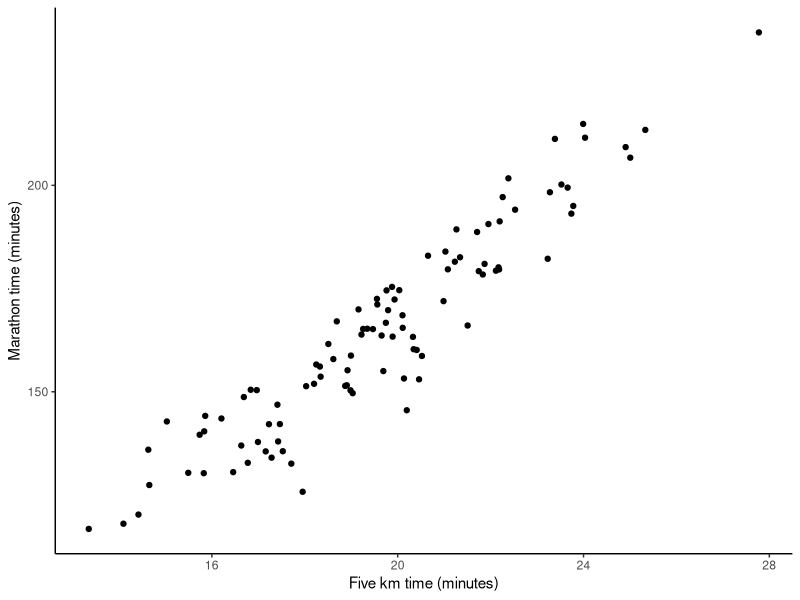
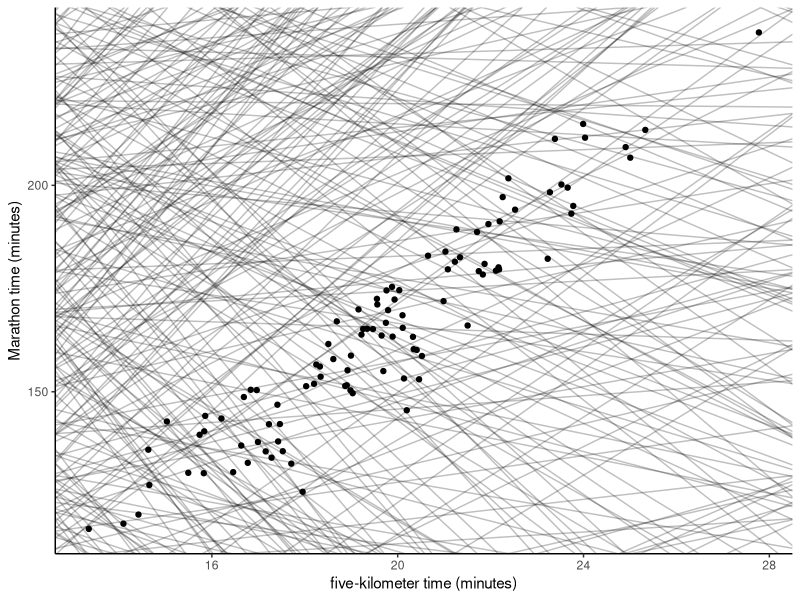
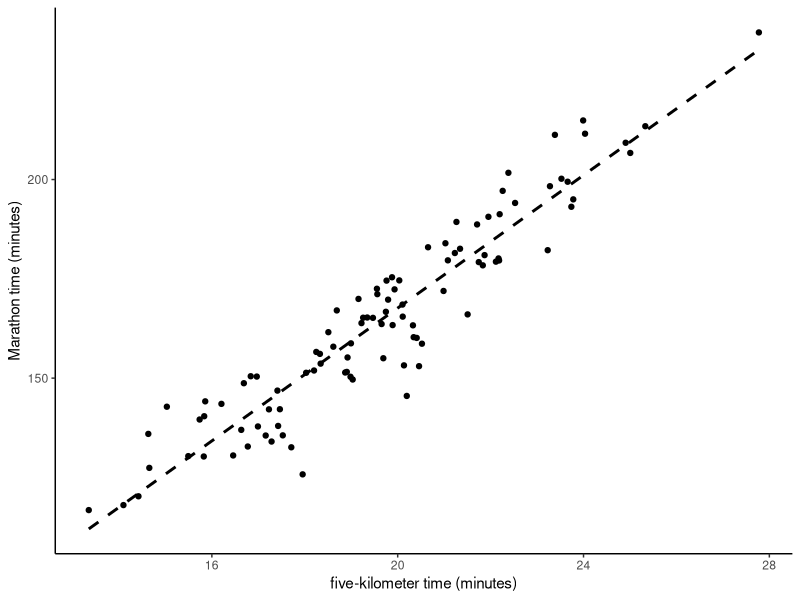
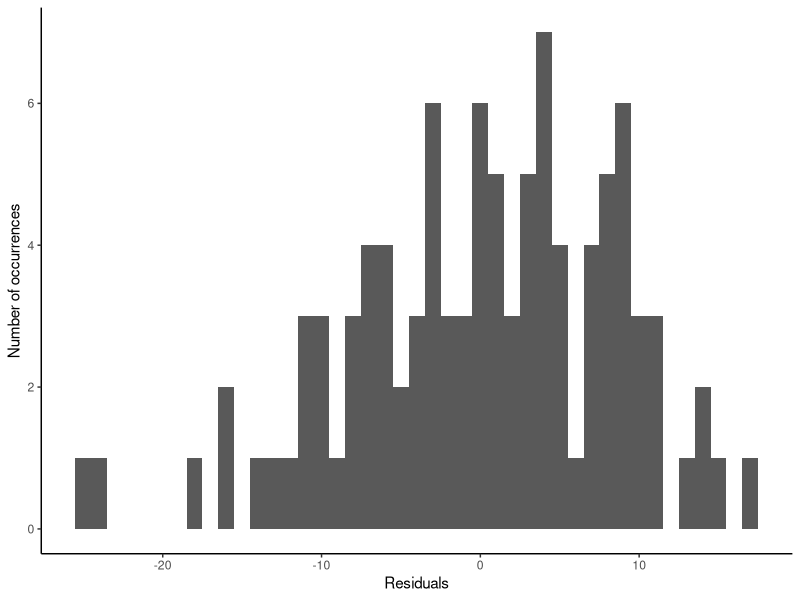
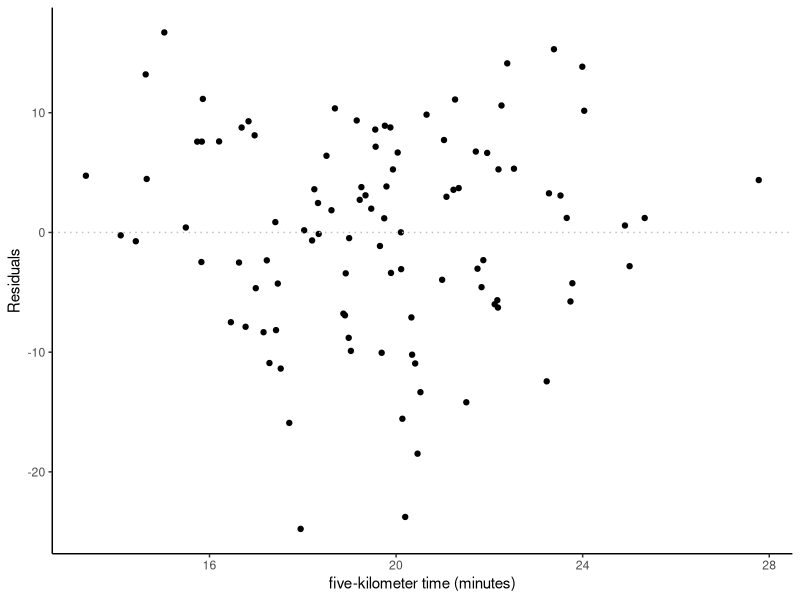
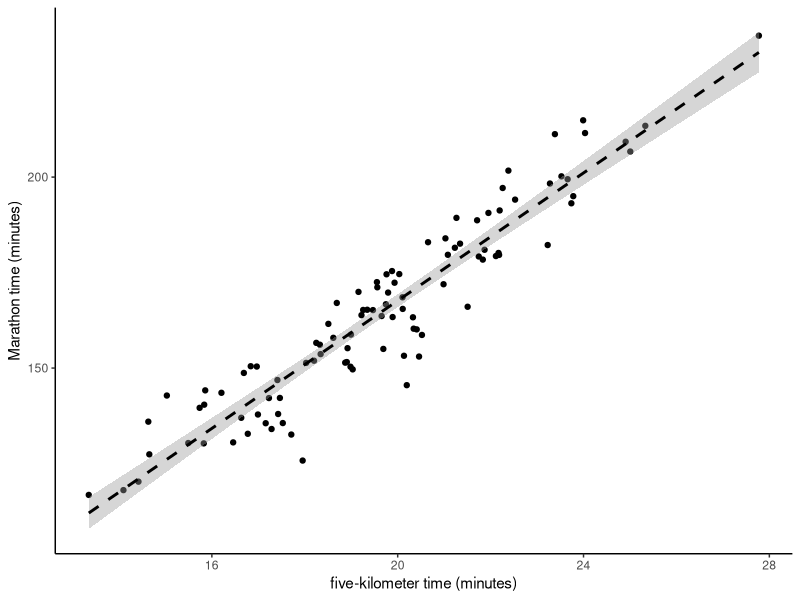
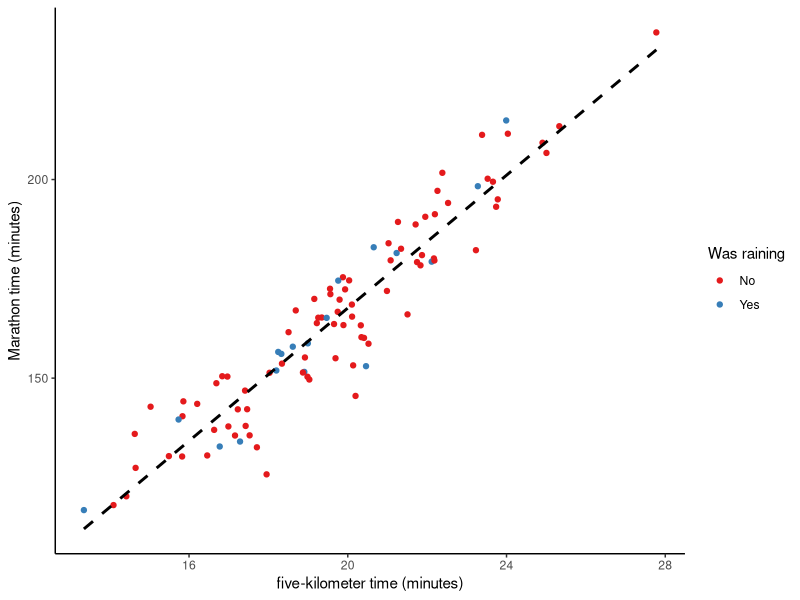

The R source for these figures, in order: (Note: this script raises an error after producing the figures.)
## ---- chunk 1
library(tidyverse)
set.seed(853)
number_of_observations <- 100
running_data <- 
  tibble(five_km_time = rnorm(number_of_observations, 20, 3),
         noise = rnorm(number_of_observations, 0, 10),
         marathon_time = five_km_time * 8.4 + noise,
         was_raining = sample(c("Yes", "No"), 
                              size = number_of_observations,
                              replace = TRUE, 
                              prob = c(0.2, 0.8)) 
         )

running_data %>% 
  ggplot(aes(x = five_km_time, y = marathon_time)) +
  geom_point() +
  labs(x = "Five km time (minutes)",
       y = "Marathon time (minutes)") +
  theme_classic()
## ---- chunk 2
# This great idea of showing some possible fits is from Wickham, Hadley, and Garrett Grolemund, 2017.
set.seed(853)
models <- tibble(
  a1 = runif(750, -40, 400),
  a2 = runif(750, -16, 16)
  )

ggplot() + 
  geom_abline(data = models, 
              aes(intercept = a1, slope = a2), 
              alpha = 1/4) +
  geom_point(data = running_data, aes(x = five_km_time, 
                                      y = marathon_time)) +
  labs(x = "five-kilometer time (minutes)",
       y = "Marathon time (minutes)") +
  theme_classic()
## ---- chunk 3
running_data %>% 
  ggplot(aes(x = five_km_time, y = marathon_time)) +
  geom_point() + 
  geom_smooth(method = "lm", se = FALSE, color = "black", linetype = "dashed") +
  labs(x = "five-kilometer time (minutes)",
       y = "Marathon time (minutes)") +
  theme_classic()
## ---- chunk 4
running_data_first_model <- lm(marathon_time ~ five_km_time, 
                               data = running_data)
## ---- chunk 5
summary(running_data_first_model)
## ---- chunk 6
library(broom)
## ---- chunk 7
tidy(running_data_first_model)
glance(running_data_first_model)
## ---- chunk 8
running_data <- 
  augment(running_data_first_model,
          data = running_data)
## ---- chunk 9
ggplot(running_data, 
       aes(x = .resid)) + 
  geom_histogram(binwidth = 1) +
  theme_classic() +
  labs(y = "Number of occurrences",
       x = "Residuals")

ggplot(running_data, aes(five_km_time, .resid)) + 
  geom_point() +
  geom_hline(yintercept = 0, linetype = "dotted", color = "grey") +
  theme_classic() +
  labs(y = "Residuals",
       x = "five-kilometer time (minutes)")
## ---- chunk 10
running_data %>% 
  ggplot(aes(x = five_km_time, y = marathon_time)) +
  geom_point() + 
  geom_smooth(method = "lm", se = TRUE, color = "black", linetype = "dashed") +
  labs(x = "five-kilometer time (minutes)",
       y = "Marathon time (minutes)") +
  theme_classic()
## ---- chunk 11
running_data %>%
  ggplot(aes(x = five_km_time, y = marathon_time, color = was_raining)) +
  geom_point() +
  geom_smooth(method = "lm", se = FALSE, color = "black", linetype = "dashed") +
  labs(x = "five-kilometer time (minutes)",
       y = "Marathon time (minutes)",
       color = "Was raining") +
  theme_classic() +
  scale_color_brewer(palette = "Set1")
## ---- chunk 12
knitr::include_graphics("figures/trump.jpg")
## ---- chunk 13
# library(huxtable)
# huxreg(running_data_first_model)
